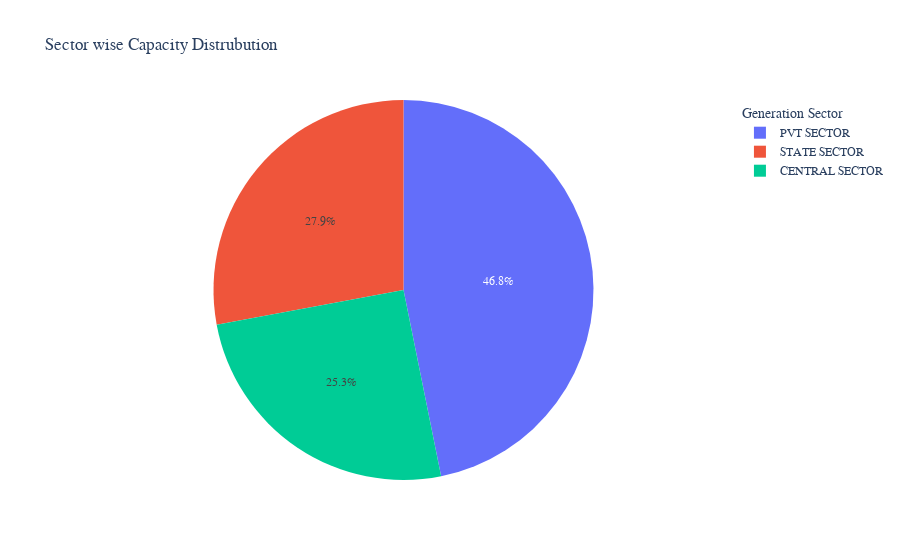

Write notebook code for a chart like this one.
### Code cell
fig3=px.pie(Data1,names="Sector",values="Installed Capacity",title="Sector wise Capacity Distrubution")
fig3.update_layout(font_family="Rockwell",
    legend=dict(title="Generation Sector"))
fig3.show()

### Figure 1 — Plotly figure (JSON) as saved in the notebook; plotly's stock layout.template omitted (floating-point values rounded to 4 significant figures; data arrays with more than 128 entries replaced by an {"elided": "..."} marker saying what was removed)
{"data": [{"domain": {"x": [0, 1], "y": [0, 1]}, "hovertemplate": "Sector=%{label}<br>Installed Capacity=%{value}<extra></extra>", "labels": {"elided": "428 str values"}, "legendgroup": "", "name": "", "showlegend": true, "type": "pie", "values": {"elided": "428 float values"}}], "layout": {"font": {"family": "Rockwell"}, "legend": {"title": {"text": "Generation Sector"}, "tracegroupgap": 0}, "title": {"text": "Sector wise Capacity Distrubution"}}}
